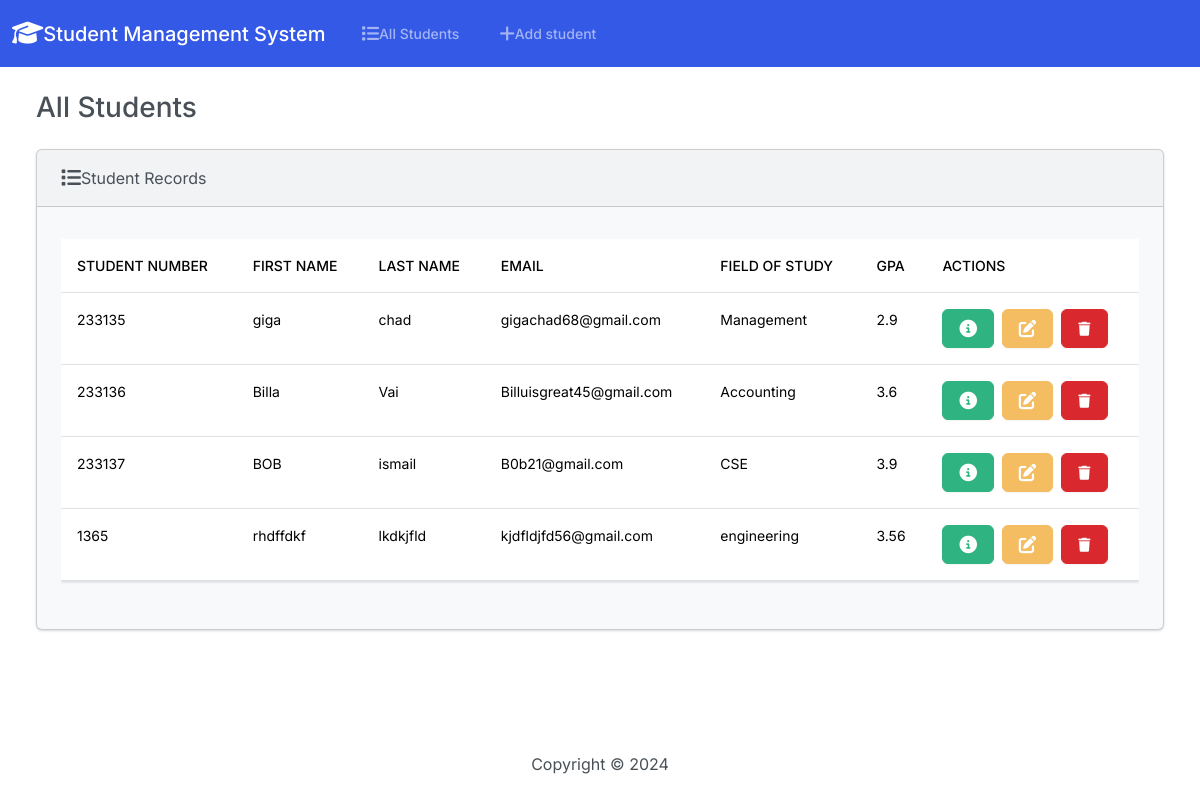
The page / on the database its author committed.
### students/models.py (models this page shows, shortened)
class Student(models.Model):
    student_number=models.PositiveIntegerField()
    first_name=models.CharField(max_length=50)
    last_name=models.CharField(max_length=50)
    email=models.EmailField(max_length=100)
    field_of_study=models.CharField(max_length=50)
    gpa = models.FloatField()

### students/views.py (the view)
# urls.py: path('',views.index,name='index'),
def index(request):
  return render(request, 'students/index.html', {
    'students': Student.objects.all()
  })

### students/templates/students/index.html (shortened to what this page needs)
{% extends "students/base.html" %}
{% block body %}
        <h3 class="m-4">All Students</h3>
        <div class="row">
            <div class="col-12">
                {% if students %}
                <div class="card bg-light ms-4 me-4 mb-4">
                    <div class="card-header">
                        <i class="fa-solid fa-list fa-lg"></i>Student Records
                    </div>
                    <div class="card-body">
                      <p class="card-text">
                        <div class="table-responsive">
                            <table class="table table-hover">
                                <thead>
                                  <tr>
                                    <th scope="col">Student Number</th>
                                    <th scope="col">First Name</th>
                                    <th scope="col">Last Name</th>
                                    <th scope="col">Email</th>
                                    <th scope="col">Field of Study</th>
                                    <th scope="col">GPA</th>
                                    <th scope="col">Actions</th>
                                  </tr>
                                </thead>
                                <tbody>
                                  {% for student in students %}
                                  <tr>
                                    <td>{{ student.student_number }}</td>
                                    <td>{{ student.first_name }}</td>
                                    <td>{{ student.last_name }}</td>
                                    <td>{{ student.email }}</td>
                                    <td>{{ student.field_of_study }}</td>
                                    <td>{{ student.gpa }}</td>
                                    <td>
                                        <button type="button" class="btn btn-success me-1" href="{% url 'view_student' student.id %}" data-bs-toggle="modal" data-bs-target="#myModal
                                        {{student.id}}">
                                     </button>
                                      <a class="btn btn-warning me-1" href="{% url 'edit' student.id %}">
                                      </a>
                                      <button type="button" class="btn btn-danger" data-bs-toggle="model" data-bs-target="#delete{{student.id}}">
                                        <i class="fa-solid fa-trash"></i>
                                      </button>
                                    </td>
                                  </tr>
                                  {% endfor %}
                                </tbody>
                              </table>
                        </div>
                      </p>
                    </div>
                  </div>
                {% else %}
                  <h5 class="alert alert-primary ms-4 me-4">No students Records</h5>
                {% endif %}
            </div>
        </div>
    </div>
    <footer class="mt-auto mb-4">
       <div class="text-center">
        <span>
            Copyright &copy; <script>document.write(new Date().getFullYear())</script>
        </span>
       </div>
    </footer>
{% endblock %}

### students/templates/students/base.html (shortened to what this page needs)
{% load static %}
<!DOCTYPE html>
<html lang="en">
<head>
    <link rel="stylesheet" href="https://cdnjs.cloudflare.com/ajax/libs/font-awesome/6.7.1/css/all.min.css">
    <link href="{% static 'css/bootstrap.min.css' %}" rel="stylesheet">
<body class="d-flex flex-column min-vh-100">
    <nav class="navbar navbar-expand-lg bg-primary" data-bs-theme="dark">
        <div class="container-fluid">
          <a class="navbar-brand" href="{% url 'index' %}">
            <i class="fa-solid fa-graduation-cap fa-lg"></i>Student Management System</a>
          <div class="collapse navbar-collapse" id="navbarColor01">
            <ul class="navbar-nav me-auto">
              <li class="nav-item">
                <a class="nav-link" href="{% url 'index' %}">
                    All Students</a>
              </li>
              <li class="nav-item">
                <a class="nav-link" href="{% url 'add' %}">
                    Add student</a>
              </li>
            </ul>
          </div>
        </div>
      </nav>
    <div class="container-fluid">
       {% block body %}
       {% endblock %}

### rows shown on the page
Student: student_number "233135", first_name "giga", last_name "chad", email "gigachad68@gmail.com", field_of_study "Management", gpa "2.9"
Student: student_number "233136", first_name "Billa", last_name "Vai", email "Billuisgreat45@gmail.com", field_of_study "Accounting", gpa "3.6"
Student: student_number "233137", first_name "BOB", last_name "ismail", email "B0b21@gmail.com", field_of_study "CSE", gpa "3.9"
Student: student_number "1365", first_name "rhdffdkf", last_name "lkdkjfld", email "kjdfldjfd56@gmail.com", field_of_study "engineering", gpa "3.56"
